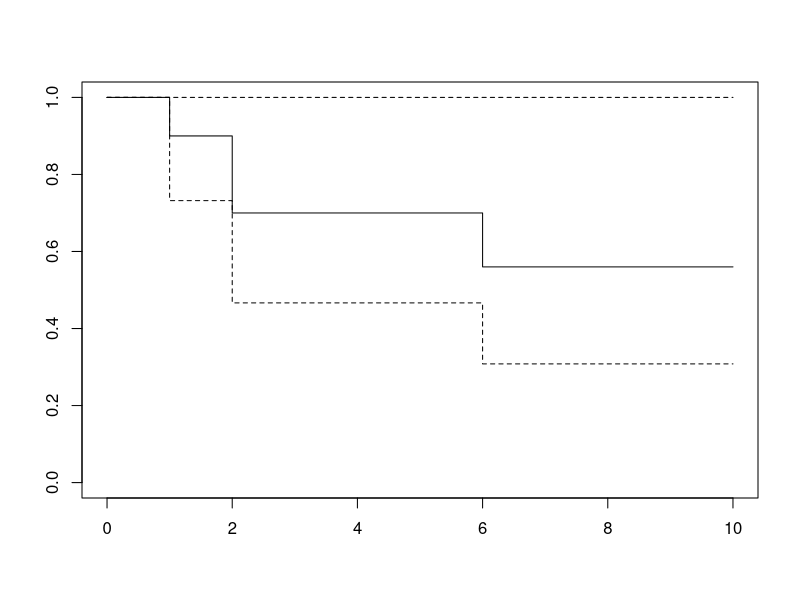

This chart was generated by the following R code:
## ---- chunk 1
library(survival)
library(MASS)
library(KMsurv)
## ---- chunk 2
time = c(1, 2, 2, 4, 5, 6, 7, 8, 9, 10)

event = c(1, 1, 1, 0, 0, 1, 0, 0, 0, 0)

surv_obj = Surv(time, event == 1)

km_fit = survfit(surv_obj ~ 1, type = "kaplan-meier")

summary(km_fit)

plot(km_fit)
## ---- chunk 3
# Kaplan-Meier, Nelson-Aalen, Fleming-Harrington estimate
cbind(km_fit$time, 
      km_fit$surv, 
      cumsum(km_fit$n.event/km_fit$n.risk), 
      exp(-cumsum(km_fit$n.event/km_fit$n.risk)))
